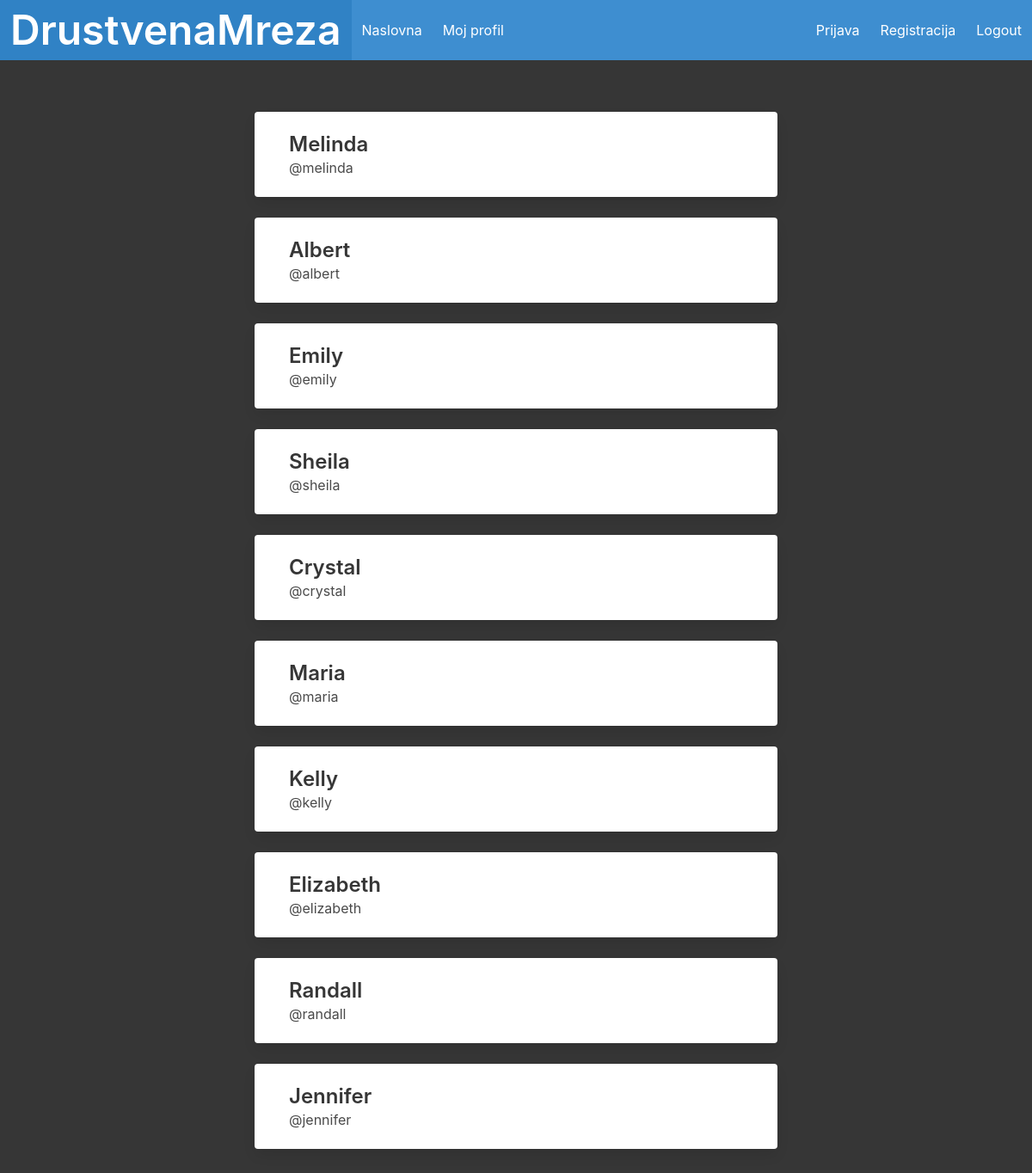
The app's page /lista_profila/ (signed in), older data.
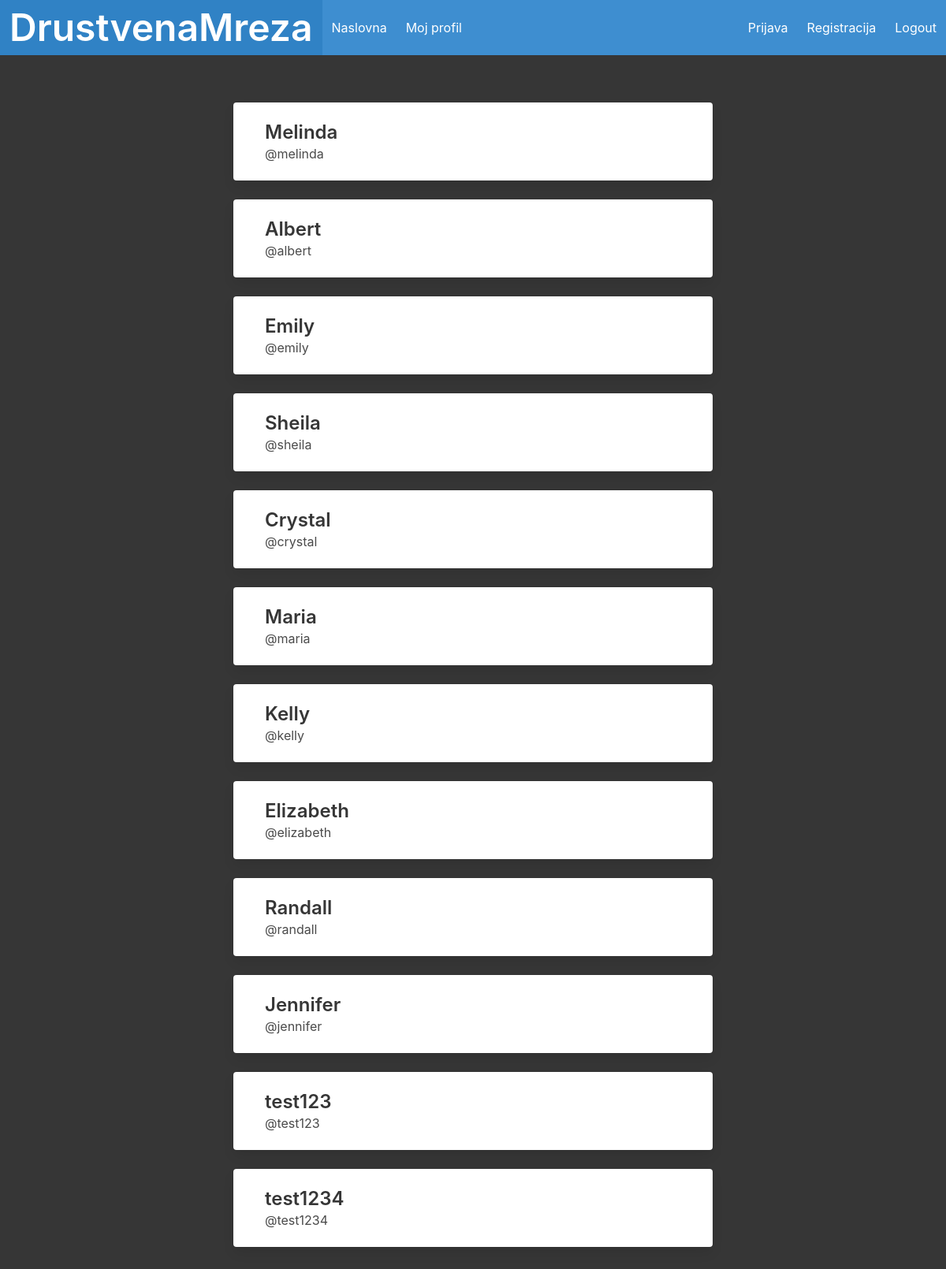
The same page, newer data.
### drustvena_mrezaApp/models.py (models this page shows, shortened)
class Profil(models.Model):
    user = models.OneToOneField(User, on_delete=models.CASCADE)
    follows = models.ManyToManyField(
        "self",
        related_name="followed_by",
        symmetrical=False,
        blank=True
    )

### drustvena_mrezaApp/views.py (the view)
# urls.py: path("lista_profila/", lista_profila, name="lista_profila"),
def lista_profila(request):
    profili = Profil.objects.exclude(user=request.user)
    return render(request, "drustvena_mreza/lista_profila.html", {"profili": profili})

### drustvena_mrezaApp/templates/drustvena_mreza/lista_profila.html (shortened to what this page needs)
{% extends 'pocetna.html' %}
{% block content %}
<div class="column">
{% for profil in profili %}
    <div class="block">
      <div class="card">
        <a href="{% url 'drustvena_mrezaApp:profil' profil.id %}">
          <div class="card-content">
            <div class="media">
              <div class="media-content">
                <p class="title is-4">
                  {{ profil.user.username }}
                </p>
                <p class="subtitle is-6">
                  @{{ profil.user.username|lower }}
                </p>
              </div>
            </div>
          </div>
        </a>
      </div>
    </div>
{% endfor %}
</div>
{% endblock content %}

### drustvena_mrezaApp/templates/pocetna.html (shortened to what this page needs)
<!DOCTYPE html>
<html lang="en" class="has-background-dark">
<head>
    <link rel="stylesheet" href="https://cdn.jsdelivr.net/npm/bulma@0.9.3/css/bulma.min.css">
    <link rel="stylesheet" href="https://cdnjs.cloudflare.com/ajax/libs/font-awesome/5.15.3/css/all.min.css">
</head>
<body>
    <nav class="navbar is-info" role="navigation" aria-label="main navigation">
        <div class="navbar-brand">
            <a class="navbar-item" href="/">
                <h1 class="title is-1 has-text-white">DrustvenaMreza</h1>
            </a>
        </div>
        <div class="navbar-menu">
            <div class="navbar-start">
                <a class="navbar-item" href="{% url 'drustvena_mrezaApp:homepage' %}">
                    Naslovna
                </a>
                <a class="navbar-item" href="{% url 'drustvena_mrezaApp:moj_profil' %}">
                    Moj profil
                </a>
            </div>
            <div class="navbar-end">
                <a class="navbar-item" href="{% url 'drustvena_mrezaApp:login' %}">
                    Prijava
                </a>
                <a class="navbar-item" href="{% url 'drustvena_mrezaApp:register' %}">
                    Registracija
                </a>
                <a class="navbar-item" href="{% url 'drustvena_mrezaApp:logout' %}">
                    Logout
                </a>
            </div>
        </div>
    </nav>
    <section class="section">
        <div class="container">
            <div class="columns is-centered">
                <div class="column is-8">
                    {% block content %}
                    {% endblock content %}
                </div>
            </div>
        </div>
    </section>
</body>
</html>

Row changes from the older to the newer data that the page shows:
added Profil: user.username "test123"
added Profil: user.username "test1234"
